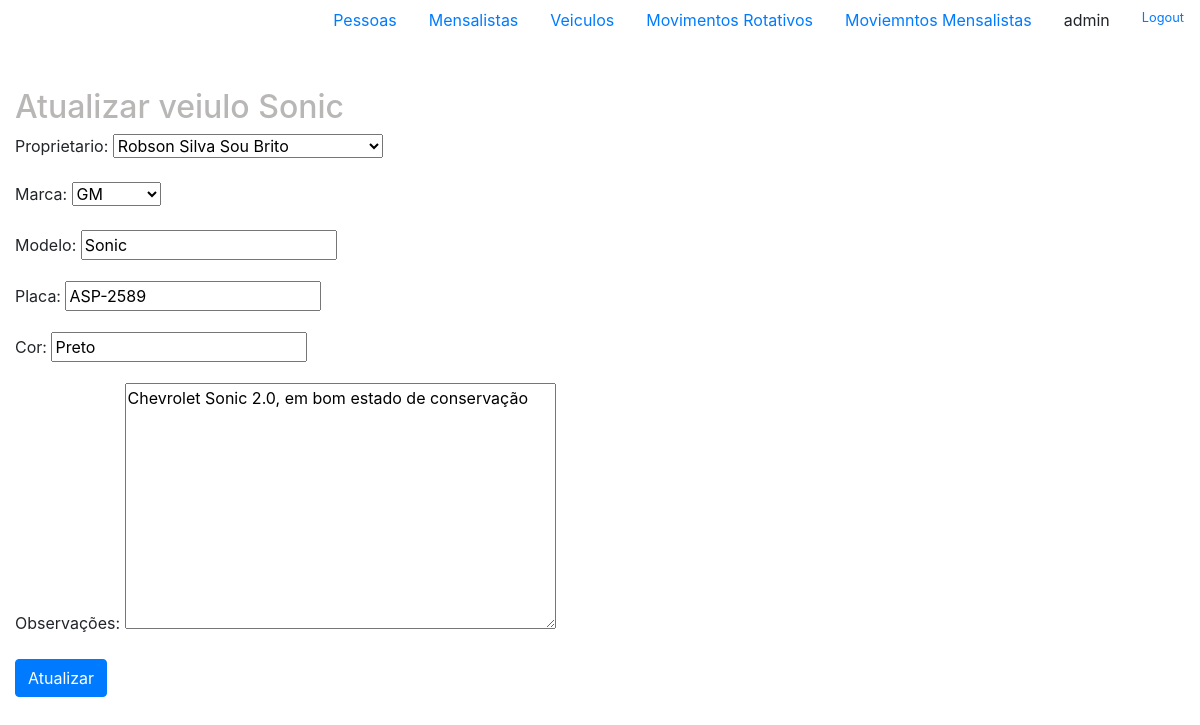
Screenshot of /sistema/veiculo-update/1 (signed in) with the database file from the repository.
### core/models.py (models this page shows, shortened)
class Veiculo(models.Model):
    proprietario = models.ForeignKey(Pessoa, on_delete=models.CASCADE)
    marca = models.ForeignKey(Marca, on_delete=models.CASCADE)
    modelo = models.CharField(max_length=60)
    placa = models.CharField(max_length=8)
    cor = models.CharField(max_length=20)
    observacoes = models.TextField('Observações', null=True, blank=True)

### core/views.py (the view)
# urls.py: path('veiculo-update/<int:pk>', views.veiculo_update, name='veiculo_update'),
@login_required
def veiculo_update(request, pk):
    veiculo = models.Veiculo.objects.get(id=pk)
    form = forms.VeiculoForm(request.POST or None, instance=veiculo)
    data = { 'form': form, 'veiculo':veiculo }
    if request.method == 'POST':
        if form.is_valid():
            form.save()
            return redirect('core:lista_veiculos')
    return render(request, 'core/veiculo_update.html', data)

### core/forms.py
class VeiculoForm(forms.ModelForm):
    class Meta:
        fields = ('__all__')
        model = models.Veiculo

### core/models.py (called while the page is built)
    def __str__(self):
        return self.nome

    def __str__(self):
        return self.nome

### core/templates/core/veiculo_update.html (shortened to what this page needs)
{% extends 'base.html' %}
{% load bootstrap %}
{% block main %}
<div class="row">
    <div class="col-md-12">
        <h2>Atualizar veiulo {{ veiculo.modelo }}</h2>
    </div>
</div>
<div class="row">
    <div class="col-md-12">
        <form action="{% url 'core:veiculo_update' veiculo.id%}" method="post">
            {{form.as_p}}
            <input type="submit" class="btn btn-primary" value="Atualizar">
        </form>
    </div>
</div>
{% endblock main %}

### templates/base.html (shortened to what this page needs)
{% load static %}
<!DOCTYPE html>
<html lang="pt-br">
<head>
    <link rel="stylesheet" href="{% static 'bootstrap/css/bootstrap.min.css' %}">
    <link rel="stylesheet" href="{% static 'css/style.css' %}">
</head>
<body>
    {% if user.is_authenticated %}
        <nav class="nav justify-content-end">
            <li class="nav-item active">
                <a class="nav-link" href="{% url 'core:lista_pessoas' %}">Pessoas</a>
            </li>
            <li class="nav-item">
                    <a class="nav-link active" href="{% url 'core:lista_mensalistas' %}">Mensalistas</a>
            </li>
            <li class="nav-item">
                <a class="nav-link" href="{% url 'core:lista_veiculos' %}">Veiculos</a>
            </li>
            <li class="nav-item">
                <a class="nav-link" href="{% url 'core:lista_movrotativos' %}">Movimentos Rotativos</a>
            </li>
            <li class="nav-item">
                <a class="nav-link" href="{% url 'core:lista_movmensalistas' %}">Moviemntos Mensalistas</a>
            </li>
            {% if user.is_authenticated %}
            <a class="nav-link">{{user}}</a>
            <small><a class="nav-link" href="{% url 'logout' %}">Logout</a></small>
            {% else %}
            <a class="nav-link" href="/admin/login/?next=/sistema/pessoas/">Login</a>
            {% endif %}
        </nav>
        <br><br>
    {% endif %}
    <div class="container-fluid">
        {% block main %}
        {% endblock %}
    </div>
</body>
</html>

### static/css/style.css (style rules this page uses)
h2 { color:rgb(185, 182, 182) }

### rows the page displays
Veiculo: modelo "Sonic", proprietario "Robson Silva Sou Brito", marca "GM", placa "ASP-2589", cor "Preto", observacoes "Chevrolet Sonic 2.0, em bom estado de conservação"

### other values shown
{{ user }} "admin"
